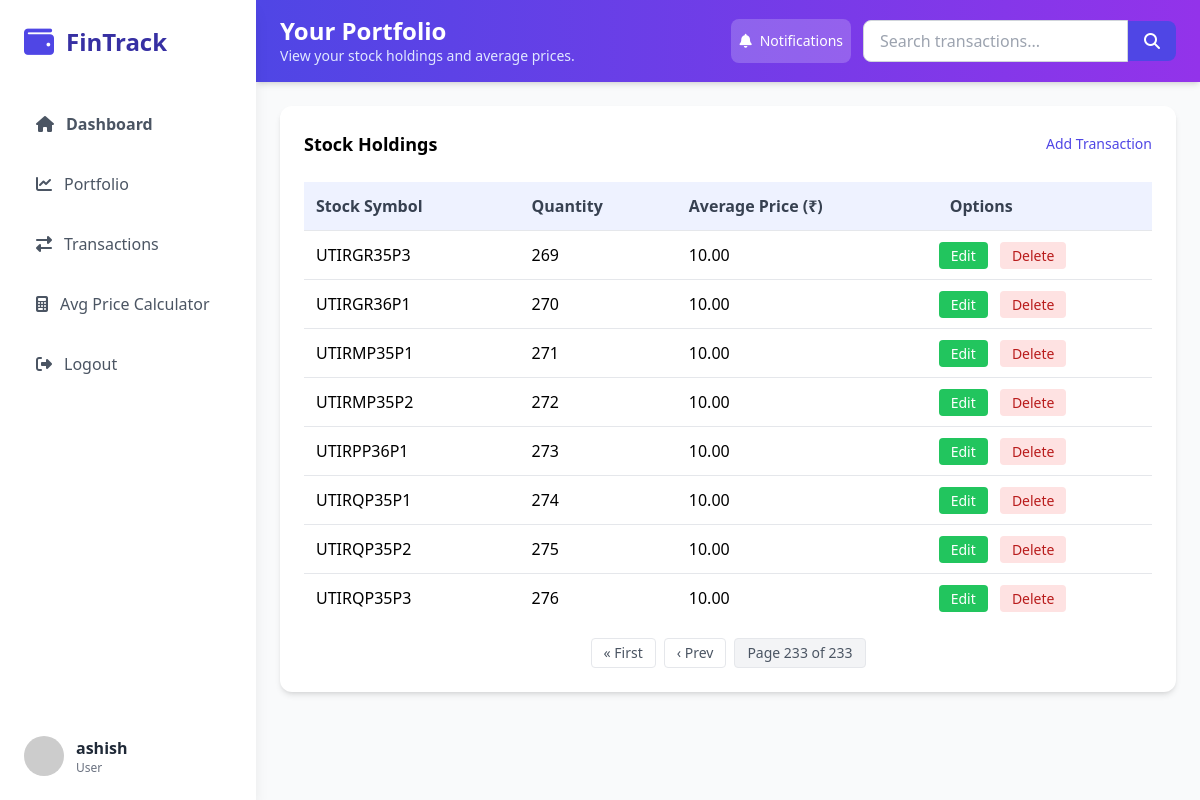
The app's page /portfolio/?page=233 (signed in) with its own data.
### stocks/models.py (models this page shows, shortened)
class StockTransaction(models.Model):
    TRANSACTION_TYPES = (
        ("BUY", "Buy"),
        ("SELL", "Sell"),
    )
    user = models.ForeignKey(User, on_delete=models.CASCADE)
    stock_symbol = models.CharField(max_length=10)
    transaction_type = models.CharField(max_length=4, choices=TRANSACTION_TYPES)
    quantity = models.PositiveIntegerField()
    price_per_share = models.DecimalField(max_digits=10, decimal_places=2)
    transaction_date = models.DateTimeField(auto_now_add=True)

### stocks/views.py (the view)
# urls.py: path("portfolio/", views.portfolio, name="portfolio"),
@login_required
def portfolio(request):
    transactions = StockTransaction.objects.filter(user=request.user)
    portfolio = defaultdict(
        lambda: {
            "quantity": 0,
            "total_cost": Decimal("0.00"),
            "latest_transaction": None,
        }
    )
    for trans in transactions:
        data = portfolio[trans.stock_symbol]
        if trans.transaction_type == "BUY":
            data["quantity"] += trans.quantity
            data["total_cost"] += trans.quantity * trans.price_per_share
        else:  # SELL
            data["quantity"] -= trans.quantity
            data["total_cost"] -= trans.quantity * trans.price_per_share
        if (
            data["latest_transaction"] is None
            or trans.transaction_date > data["latest_transaction"].transaction_date
        ):
            data["latest_transaction"] = trans
    for symbol, data in portfolio.items():
        if data["quantity"] > 0:
            data["avg_price"] = data["total_cost"] / data["quantity"]
        else:
            data["avg_price"] = Decimal("0.00")
            data["quantity"] = 0
    portfolio = {
        symbol: {
            "symbol": symbol,
            "quantity": data["quantity"],
            "avg_price": data["avg_price"],
            "latest_pk": (
                data["latest_transaction"].pk if data["latest_transaction"] else None
            ),
        }
        for symbol, data in portfolio.items()
        if data["quantity"] > 0
    }
    portfolio_list = list(portfolio.values())
    paginator = Paginator(portfolio_list, 10)
    page_number = request.GET.get("page")
    page_obj = paginator.get_page(page_number)
    return render(request, "portfolio.html", {"page_obj": page_obj})

### stocks/templates/portfolio.html (shortened to what this page needs)
{% extends 'base.html' %}
{% block header_title %}Your Portfolio{% endblock %}
{% block header_subtitle %}View your stock holdings and average prices.{% endblock %}
{% block content %}
<div class="bg-white rounded-xl shadow-md p-6">
    {% if page_obj %}
    <div class="flex justify-between items-center mb-6">
        <h3 class="font-bold text-lg">Stock Holdings</h3>
        <a href="{% url 'add_transaction' %}" class="text-indigo-600 hover:text-indigo-800 text-sm font-medium">Add Transaction</a>
    </div>
    <div class="overflow-x-auto">
        <table class="w-full">
            <thead>
                <tr class="bg-indigo-50 text-gray-700">
                    <th class="p-3 text-left">Stock Symbol</th>
                    <th class="p-3 text-left">Quantity</th>
                    <th class="p-3 text-left">Average Price (₹)</th>
                    <th class="p-3 text-left">Options</th>
                </tr>
            </thead>
            <tbody>
                {% for item in page_obj %}
                <tr class="border-t hover:bg-gray-50 transition-colors">
                    <td class="p-3">{{ item.symbol }}</td>
                    <td class="p-3">{{ item.quantity }}</td>
                    <td class="p-3">{{ item.avg_price|floatformat:2 }}</td>
                    <td class="space-x-2">
                        <a href="{% url 'edit_transaction' item.latest_pk %}"
                           class="bg-green-500 text-white px-3 py-1 rounded hover:bg-green-600 text-sm">Edit</a>
                        <a href="{% url 'delete_transaction' item.latest_pk %}"
                           class="bg-red-100 text-red-700 px-3 py-1 rounded hover:bg-red-200 text-sm"
                           onclick="return confirm('Are you sure you want to delete this Transaction?');">Delete</a>
                    </td>
                </tr>
                {% endfor %}
            </tbody>
        </table>
    </div>
    <div class="mt-4 flex justify-center items-center space-x-2 text-sm text-gray-600">
        {% if page_obj.has_previous %}
            <a href="?page=1" class="px-3 py-1 border rounded hover:bg-gray-100">« First</a>
            <a href="?page={{ page_obj.previous_page_number }}" class="px-3 py-1 border rounded hover:bg-gray-100">‹ Prev</a>
        {% endif %}
        <span class="px-3 py-1 border rounded bg-gray-100">
            Page {{ page_obj.number }} of {{ page_obj.paginator.num_pages }}
        </span>
    </div>
    {% else %}
    <p class="text-gray-600">No stocks in your portfolio.</p>
    <a href="{% url 'add_transaction' %}" class="mt-4 inline-block bg-indigo-600 text-white px-4 py-3 rounded-lg hover:bg-indigo-700">Add Transaction</a>
    {% endif %}
</div>
{% endblock %}

### stocks/templates/base.html (shortened to what this page needs)
{% load static %}
<!DOCTYPE html>
<html lang="en">
<head>
    <script src="https://cdn.tailwindcss.com"></script>
    <link rel="stylesheet" href="https://cdnjs.cloudflare.com/ajax/libs/font-awesome/6.4.0/css/all.min.css">
    <link rel="stylesheet" href="{% static 'css/styles.css' %}">
</head>
<body class="bg-gray-50 font-sans">
    <div id="sidebar" class="sidebar fixed h-screen w-64 bg-white shadow-lg z-40 md:block">
        <div class="p-6">
            <div class="flex items-center mb-10">
                <i class="fas fa-wallet text-indigo-600 text-3xl mr-3"></i>
                <h1 class="text-2xl font-bold text-indigo-800">FinTrack</h1>
            </div>
            <nav>
                <ul class="space-y-3">
                    {% for link in request.sidebar_nav_links %}
                    <li>
                        <a href="{{ link.url }}" class="flex items-center p-3 rounded-lg {% if link.is_active %}bg-indigo-50 text-indigo-600{% else %}text-gray-600 hover:bg-indigo-50 hover:text-indigo-600{% endif %} {% if link.font_semibold %}font-semibold{% endif %}">
                            <i class="fas {{ link.icon }} mr-3"></i>
                            {{ link.name }}
                        </a>
                    </li>
                    {% endfor %}
                </ul>
            </nav>
        </div>
        {% if request.sidebar_user %}
        <div class="absolute bottom-0 w-full p-6">
            <div class="flex items-center">
                <img src="https://randomuser.me/api/portraits/women/44.jpg" class="w-10 h-10 rounded-full mr-3" alt="User">
                <div>
                    <p class="font-semibold text-gray-800">{{ request.sidebar_user.username }}</p>
                    <p class="text-xs text-gray-500">{{ request.sidebar_user.is_staff|yesno:"Admin,User" }}
                </div>
            </div>
        </div>
        {% endif %}
    </div>
    <div class="md:ml-64 min-h-screen main-content">
        <header class="bg-gradient-to-r from-indigo-600 to-purple-600 text-white px-6 py-4 shadow-md">
            <div class="flex flex-col md:flex-row justify-between items-start md:items-center gap-4">
                <div>
                    <h2 class="text-2xl font-bold leading-tight">{% block header_title %}Dashboard{% endblock %}</h2>
                    <p class="text-indigo-100 text-sm">{% block header_subtitle %}Welcome back! Here's your financial overview.{% endblock %}</p>
                </div>
                <div class="flex items-center gap-3">
                    <button class="flex items-center gap-2 px-2 py-3 bg-white bg-white/20 hover:bg-white/30 hover:bg-blue-700 rounded-lg transition text-sm">
                        <i class="fas fa-bell"></i>
                        <span class="hidden md:inline">Notifications</span>
                    </button>
                    <form method="get" action="{% url 'search_transactions' %}" class="flex items-center mt-4 md:mt-0">
                        <input type="text" name="q" placeholder="Search transactions..." value="{{ request.GET.q }}"
                               class="px-4 py-2 rounded-l-lg border border-gray-300 focus:outline-none focus:ring-2 focus:ring-indigo-400 text-black">
                        <button type="submit" class="bg-indigo-600 text-white px-4 py-2 rounded-r-lg hover:bg-indigo-700">
                            <i class="fas fa-search"></i>
                        </button>
                    </form>
                </div>
            </div>
        </header>
        <div class="p-6">
            {% block content %}
            {% endblock %}
        </div>
    </div>
</body>
</html>

### stocks/static/css/styles.css (style rules this page uses)
body { font-family: Arial, sans-serif; }
.sidebar { transition: all 0.3s ease; }
input, select { transition: border-color 0.3s; }
button { transition: background-color 0.3s, transform 0.3s; }

### records on screen
StockTransaction: symbol "UTIRGR35P3"
StockTransaction: symbol "UTIRGR36P1"
StockTransaction: symbol "UTIRMP35P1"
StockTransaction: symbol "UTIRMP35P2"
StockTransaction: symbol "UTIRPP36P1"
StockTransaction: symbol "UTIRQP35P1"
StockTransaction: symbol "UTIRQP35P2"
StockTransaction: symbol "UTIRQP35P3"

### other values on screen
{{ link.name }} "Dashboard" "Portfolio" "Transactions" "Avg Price Calculator" "Logout"
{{ request.sidebar_user.username }} "ashish"
{{ request.sidebar_user.is_staff|yesno:"Admin,User" }} "User"
{{ item.quantity }} "269" "270" "271" "272" "273" "274" "275" "276"
{{ item.avg_price|floatformat:2 }} "10.00" "10.00" "10.00" "10.00" "10.00" "10.00" "10.00" "10.00"
{{ page_obj.number }} "233"
{{ page_obj.paginator.num_pages }} "233"
